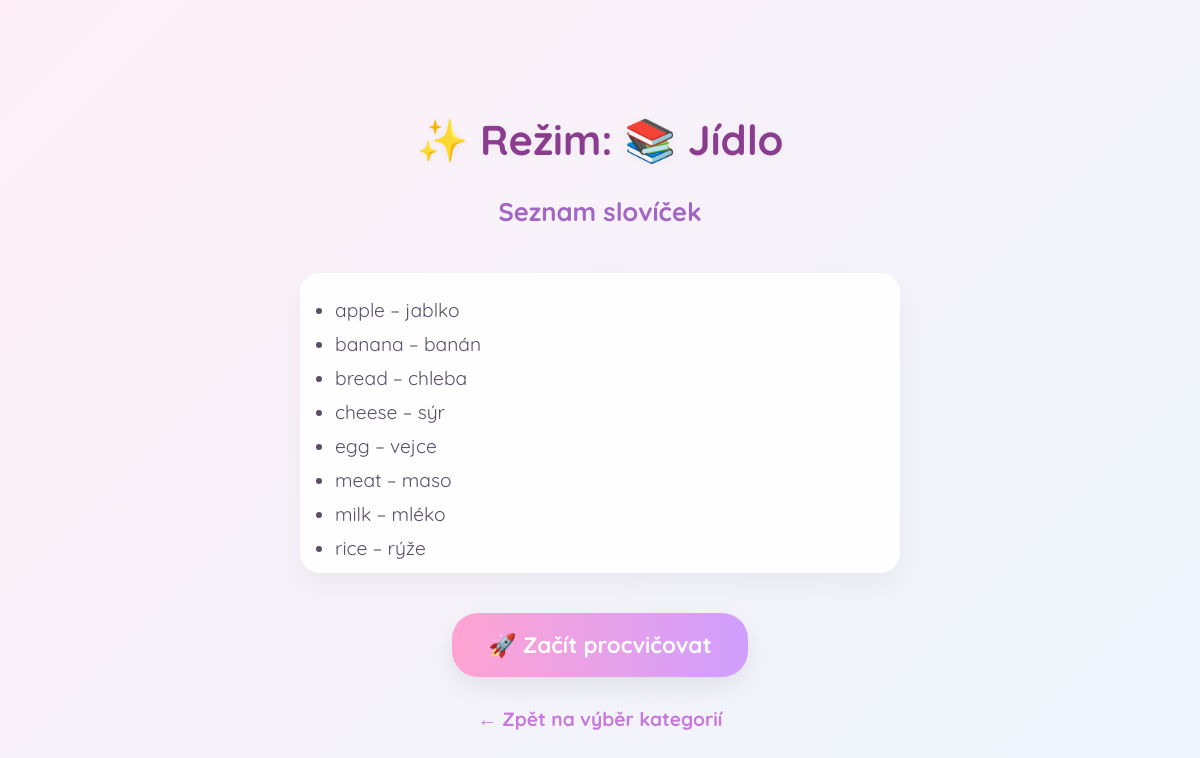
Page /practice/start/category/2/ on the committed database.
### core/models.py (models this page shows, shortened)
class Word(models.Model):
    english = models.CharField(
        max_length=100,
        verbose_name="Anglické slovo",
        help_text="Zadej slovo v angličtině (bez speciálních znaků)",
        validators=[RegexValidator(r'^[a-zA-Z\s\-\(\)]+$', 'Pouze písmena, mezery, pomlčky a závorky')]
    )
    czech = models.CharField(
        max_length=100,
        verbose_name="Český překlad",
        help_text="Zadej český překlad"
    )
    difficulty = models.CharField(
        max_length=10,
        choices=[
            ('easy', 'Easy'),
            ('medium', 'Medium'),
            ('hard', 'Hard')
        ],
        verbose_name="Obtížnost",
        help_text="Vyber obtížnost slova"
    )
    category = models.ForeignKey(
        'Category',
        on_delete=models.CASCADE,
        null=True,
        blank=True,
        verbose_name="Kategorie",
        help_text="Vyber kategorii (nepovinné)"
    )
    example_sentence = models.TextField(
        blank=True,
        null=True,
        verbose_name="Příklad věty",
        help_text="Věta, kde se používá anglické slovo"
    )
    class Meta:
        verbose_name = "Slovo"
        verbose_name_plural = "Slova"
        ordering = ['difficulty']
    @classmethod
    def ordered_by_difficulty(cls) -> QuerySet:
        return cls.objects.annotate(
            difficulty_order=Case(
                When(difficulty='easy', then=Value(1)),
                When(difficulty='medium', then=Value(2)),
                When(difficulty='hard', then=Value(3)),
                output_field=IntegerField()
            )
        ).order_by('difficulty_order', 'english')

### core/views.py (the view)
# urls.py: path('practice/start/<str:mode>/<str:value>/', views.unified_practice_start, name='unified_practice_start'),
def unified_practice_start(request, mode, value=None):
    progress_key = ''
    words = []
    context = {}
    if mode == 'difficulty':
        progress_key = f'practice_progress_{value}'
        request.session[progress_key] = []
        words = Word.objects.filter(difficulty=value)
        context['level'] = value
    elif mode == 'category':
        category = get_object_or_404(Category, pk=value)
        progress_key = f'practice_category_progress_{value}'
        request.session[progress_key] = []
        words = Word.ordered_by_difficulty().filter(category=category)
        context['category'] = category
    elif mode == 'remix':
        progress_key = 'practice_remix_progress'
        request.session[progress_key] = []
        words = Word.ordered_by_difficulty()
        context['remix'] = True
    else:
        return render(request, 'core/practice.html', {'error': 'Neplatný režim!'})
    context['words'] = words
    context['mode'] = mode
    context['value'] = value
    context['mode_label'] = get_mode_label(mode, value)
    return render(request, 'core/practice_start.html', context)

### core/views.py (called while the page is built)
def get_mode_label(mode, value):
    if mode == 'difficulty':
        labels = {
            'easy': '🟢 Začátečník',
            'medium': '🟡 Pokročilý',
            'hard': '🔴 Expert',
        }
        return labels.get(value, 'Neznámá obtížnost')
    elif mode == 'category':
        category = Category.objects.filter(pk=value).first()
        return f'📚 {category.name}' if category else 'Neznámá kategorie'
    elif mode == 'remix':
        return '🎧 reMIX'
    else:
        return 'Neznámý režim'

### core/templates/core/practice_start.html (shortened to what this page needs)
<!DOCTYPE html>
<html lang="cs">
<head>
</head>
<body>
  <h1>✨ Režim: {{ mode_label }}</h1>
  <h2>Seznam slovíček</h2>
  <ul class="word-list">
    {% for word in words %}
      <li>{{ word.english }} – {{ word.czech }}</li>
    {% endfor %}
  </ul>
  <a href="{% url 'practice_game' mode value %}" class="btn">🚀 Začít procvičovat</a>
  {% if mode == 'difficulty' %}
    <a href="{% url 'practice_difficulty' %}" class="back-link">← Zpět na výběr obtížnosti</a>
  {% elif mode == 'category' %}
    <a href="{% url 'practice_category' %}" class="back-link">← Zpět na výběr kategorií</a>
  {% elif mode == 'remix' %}
    <a href="{% url 'practice' %}" class="back-link">← Zpět na výběr režimu</a>
  {% endif %}
</body>
</html>

### core/templates/core/practice_start.html (style rules this page uses)
* { box-sizing: border-box; }
:root { --bg1:#ffeaf5; --bg2:#fbe5ff; --bg3:#e7f7ff; --bg4:#fff0f7; --accent1:#ffa3d1; --accent2:#d09eff; --accent3:#f8b8ff; --muted:#6b5b7b; --radius:20px; }
body::before { content: ""; position: fixed; top: 0; left: 0; right: 0; bottom: 0; z-index: -1; background: linear-gradient(-45deg,var(--bg1),var(--bg2),var(--bg3),var(--bg4)); background-size: 400% 400%; animation: dreamyBG 22s ease infinite; }
body { font-family: 'Quicksand', sans-serif; display: flex; justify-content: center; align-items: center; height: 100vh; flex-direction: column; padding: 40px 20px; text-align: center; }
h1 { font-size: 2.6em; margin-bottom: 10px; color: #8a3d8f; text-shadow: 0 2px 10px rgba(0, 0, 0, 0.05); }
h2 { font-size: 1.6em; color: #a366c4; margin: 20px 0 30px; }
.word-list { background: rgba(255, 255, 255, 0.9); border-radius: 20px; padding: 25px 35px; max-height: 300px; overflow-y: auto; width: 100%; max-width: 600px; margin-bottom: 30px; text-align: left; box-shadow: 0 12px 30px rgba(0,0,0,0.05); }
.word-list li { margin-bottom: 10px; font-size: 1.2em; color: #5a4e66; }
.btn { display: inline-block; padding: 18px 36px; margin: 10px 0; border: none; border-radius: 26px; font-size: 1.4em; font-weight: bold; cursor: pointer; color: white; background: linear-gradient(to right, #ffa3d1, #d09eff); box-shadow: 0 10px 26px rgba(0,0,0,0.08); transition: all 0.25s ease; text-decoration: none; }
.back-link { margin-top: 20px; text-decoration: none; font-weight: bold; font-size: 1.2em; color: #c678dd; transition: color 0.2s ease; }

### rows in the picture
Word: english "apple", czech "jablko"
Word: english "banana", czech "banán"
Word: english "bread", czech "chleba"
Word: english "cheese", czech "sýr"
Word: english "egg", czech "vejce"
Word: english "meat", czech "maso"
Word: english "milk", czech "mléko"
Word: english "rice", czech "rýže"

### other values in the picture
{{ mode_label }} "📚 Jídlo"
